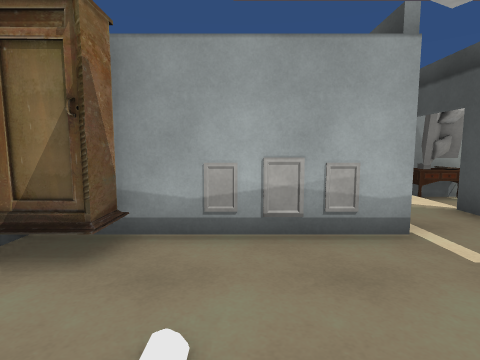
view 1 (above)

17 first-person views from a walk through a 3-D level made in the Unity game engine. The camera is 1.3 m above the floor, tilts 6° down and sees 80° across. The floor is counted in squares, 1 m on a side. Each view is taken from the middle of a square. On the plan, view 1 faces up. The plan holds only what a view shows up to about 13 squares ahead; the rest is blank. The place goes on beyond the plan. The player character is not drawn. Door leaves are left out, so doorways stand open. Some surface patterns are stand-ins.

view 2
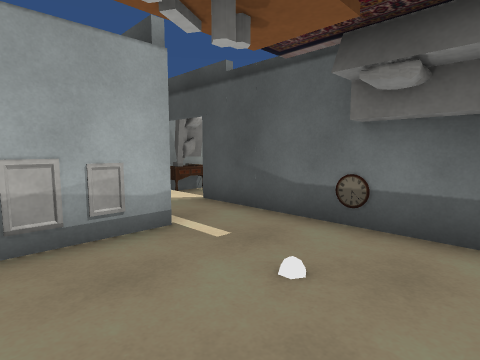

view 3
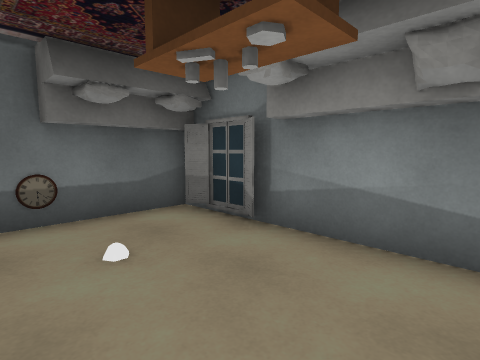

view 4
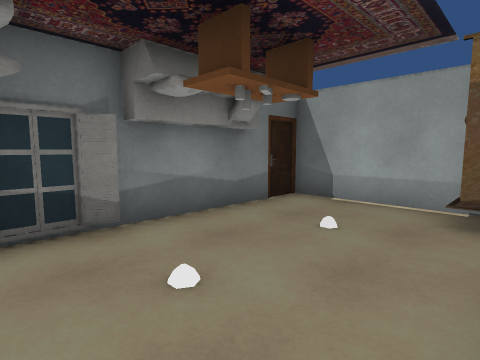

view 5
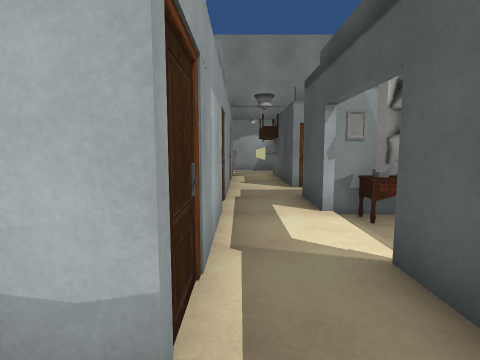

view 6
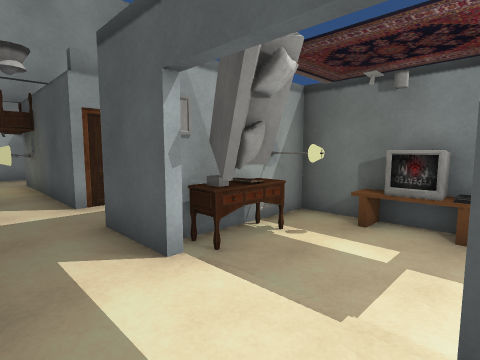

view 7
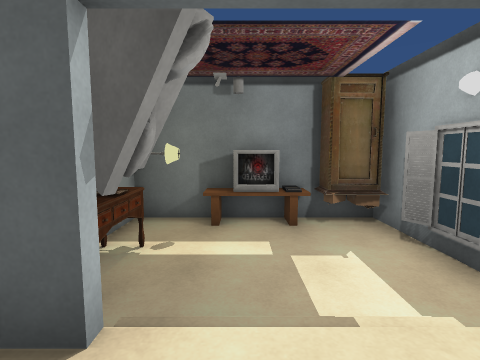

view 8
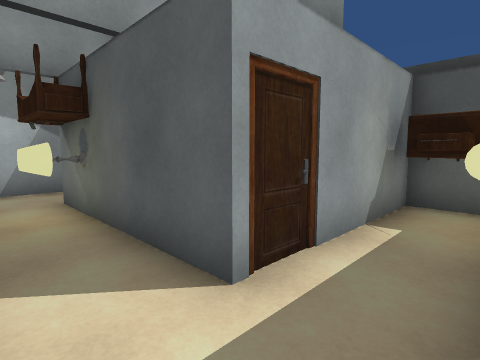

view 9
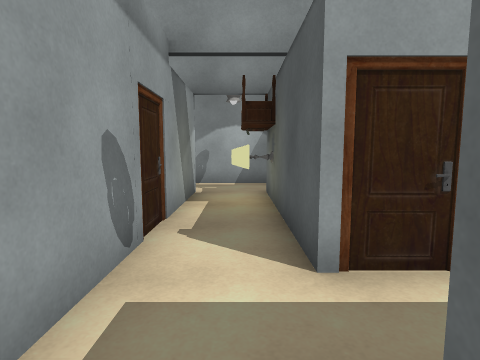

view 10
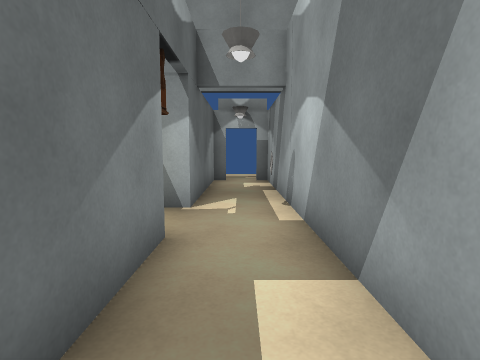

view 11
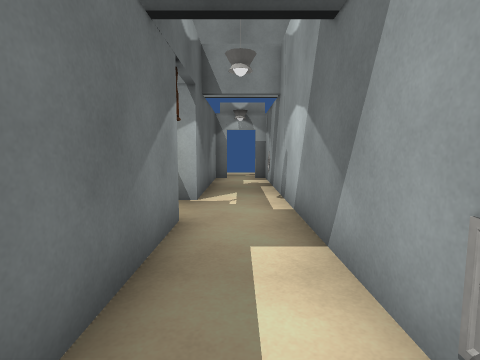

view 12
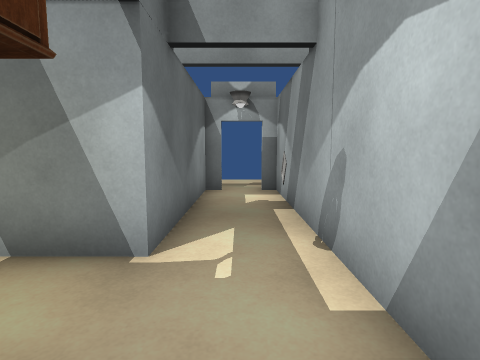

view 13
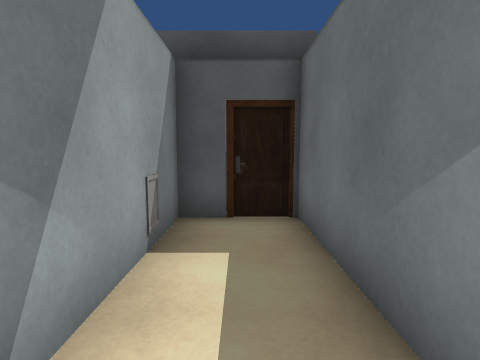

view 14
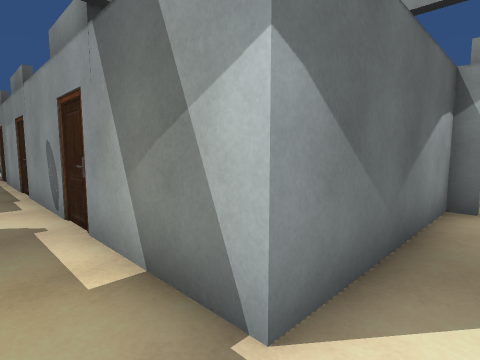

view 15
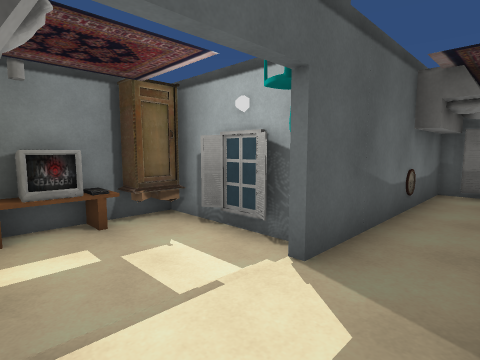

view 16
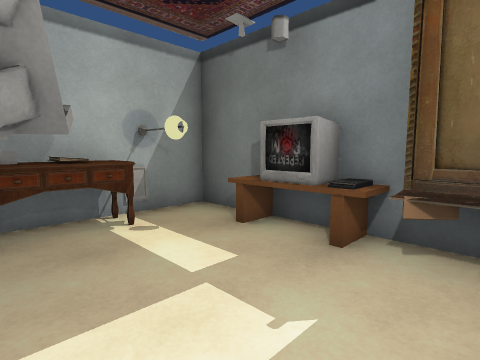

view 17
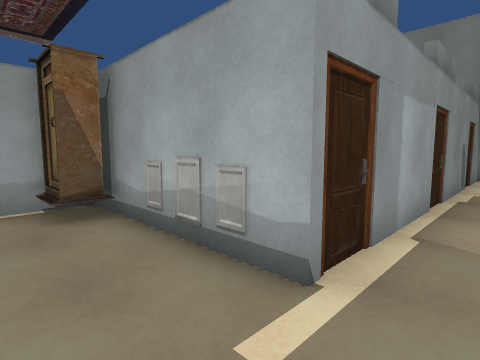

### Floor plan
Key: @ floor where view 1 was taken; # wall or solid block; . main floor; - floor 0.5 m lower than the main floor; / step, stairs or slope; D open door; O other object.
Columns run from 6 left of view 1 to 11 right of it. Each row starts with its distance up from view 1.
 21 ...#O##########O##
 20 ...D.............#
 19 ...######..#######
 18         #..#
 17         #.O#
 16         #..#
 15         #..#
 14         #..#
 13         #..######
 12         #......O#
 11         #..######
 10         #..#OOO###
  9         #..#OO-O##
  8         #../----O#
  7         #../----O#
  6         #..O----O#
  5         #..#-##-O#
  4    #O####..#######
  3    #O......#
  2    #.......O
  1    #.......#
  0    #..@....#
 -1    #########

Positions as (right, up) in squares from view 1, and headings:
1: (0, 0), facing up
2: (0, 0), facing up-right
3: (-1, 3), facing down-right
4: (4, 4), facing down-left
5: (3, 3), facing up
6: (3, 6), facing up-right
7: (3, 8), facing right
8: (3, 11), facing up-right
9: (4, 10), facing up
10: (9, 20), facing left
11: (10, 20), facing left
12: (6, 20), facing left
13: (5, 20), facing right
14: (4, 20), facing down-left
15: (3, 9), facing down-right
16: (6, 5), facing up-right
17: (4, 2), facing up-left
